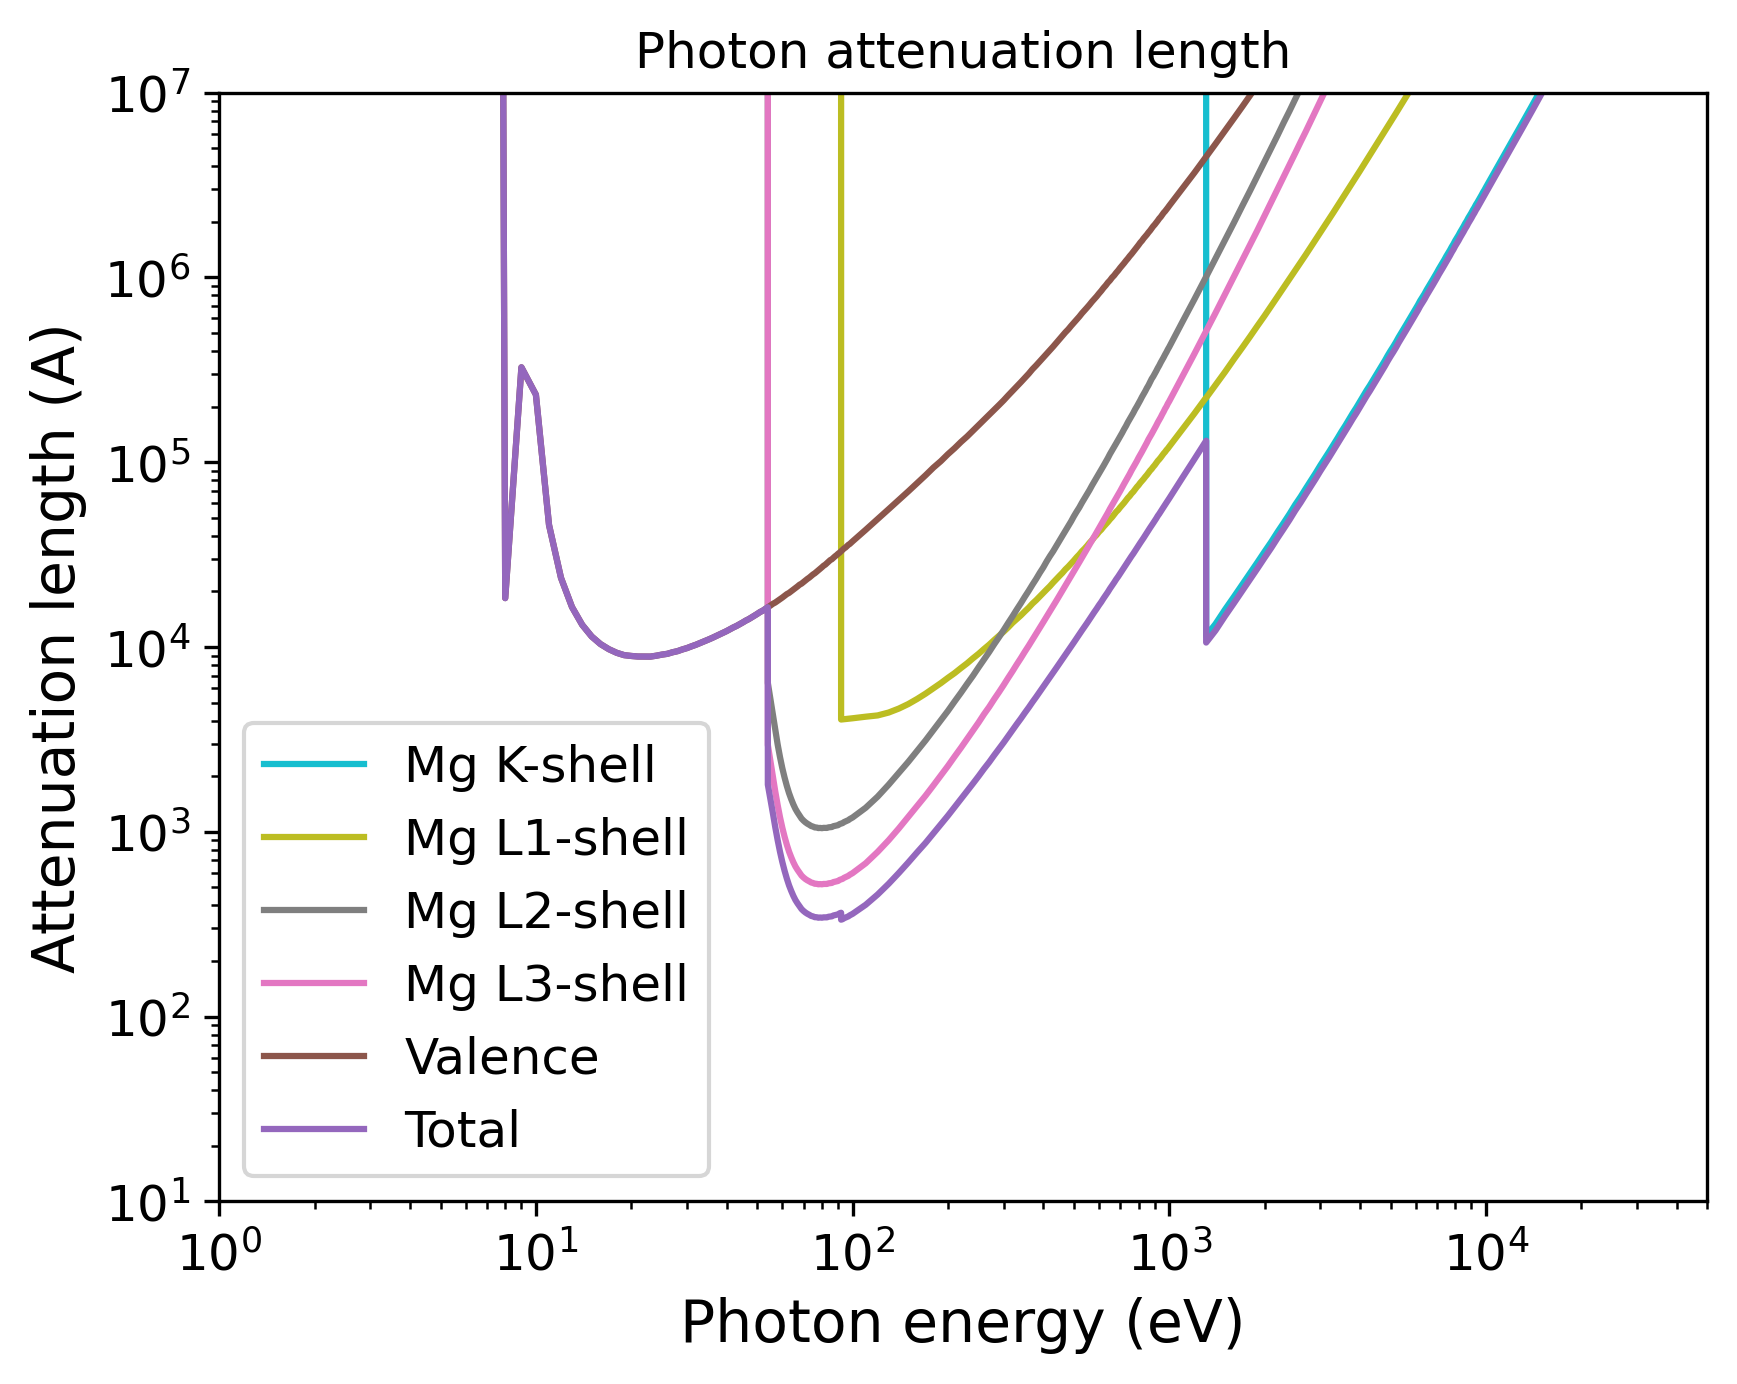

Write the Python code that produced this figure.
import pandas as pd
import numpy as np
import matplotlib.pyplot as plt
import matplotlib.cm as cm
# Set the format:
plt.xlabel("Photon energy (eV)", fontsize=14)
plt.ylabel("Attenuation length (A)", fontsize=14)
plt.xticks(fontsize=12)
plt.yticks(fontsize=12)
plt.grid(False)
# Set the axes:
# Read the output file:
df = pd.read_csv(r"OUTPUT_Mg_Photon_IMFP.dat", sep=r'\s+', header=None, comment="#", skipinitialspace=True)
plt.xscale("log")
plt.yscale("log")
# Prepare the plot:
columns_to_plot = [ 1, 2, 3, 4, 5, 6]
labels = [ "Mg K-shell", "Mg L1-shell", "Mg L2-shell", "Mg L3-shell", "Valence", "Total"]
# Create N distinct colors from a colormap
N = len(columns_to_plot)
colors = plt.cm.tab10(np.linspace(1, 0, 10))
# Set line styles:
linestyles = [ "-", "-", "-", "-", "-", "-"]
for i, col in enumerate(columns_to_plot):
    color = colors[i % len(colors)]
    ls    = linestyles[i % len(linestyles)]
    label = labels[i % len(labels)]
    plt.plot(df.iloc[:, 0], df.iloc[:, col],
    color=color,
    label=label,
    linestyle=ls)
plt.xlim(1.00000000,50000.00000000)
plt.ylim(10.00000000,10000000.00000000)
plt.title("Photon attenuation length")
plt.legend(loc="best", fontsize=12)
# Save the plot in this format:
plt.savefig("OUTPUT_MFP_photon.png", dpi=300, bbox_inches="tight")
